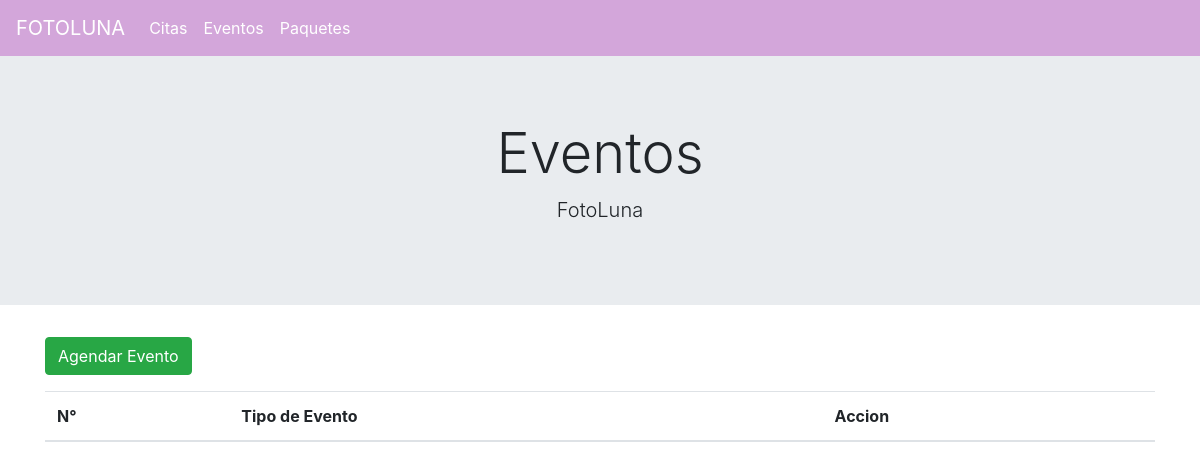
The app's page /eventos/, older data.
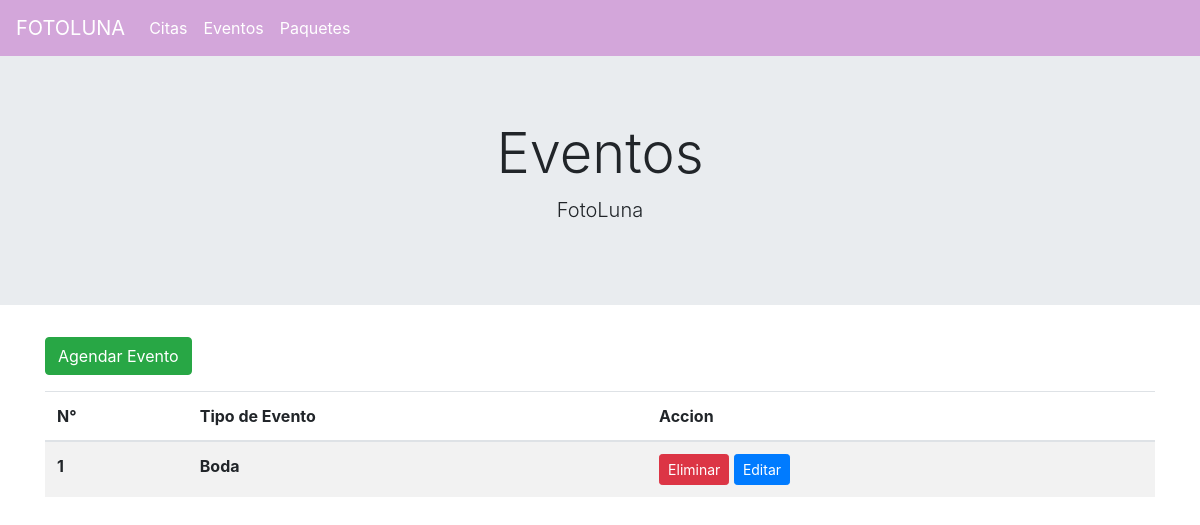
The same page, newer data.
### eventos/models.py (models this page shows, shortened)
class Evento(models.Model):
    tipoEvento = models.CharField(max_length=50)

### eventos/views.py (the view)
# urls.py: path("", views.homeEvent, name="eventos"),
def homeEvent(request):
    tipoEvento = Evento.objects.all()
    context = {'tipoEvento': tipoEvento}
    return render(request, 'eventos/homeEvent.html', context)

### eventos/templates/eventos/homeEvent.html
{% extends "eventos/layout.html" %}
{% block content %}
<div class="container">
    <a class="btn btn-success mb-3" href="{% url 'agregarEvent' %}">Agendar Evento</a>
    <table class="table table-striped">
        <thead>
            <tr>
                <th scope="col">N°</th>
                <th scope="col">Tipo de Evento</th>
                <th scope="col">Accion</th>
            </tr>
        </thead>
        <tbody>
            {% for evento in tipoEvento %}
            <tr>
                <th scope="row"> {{evento.id}} </th>
                <th scope="row"> {{evento.tipoEvento}} </th>
                <td>
                    <a class="btn btn-danger btn-sm" href="{% url 'eliminarEvent' evento.id %}">Eliminar </a>
                    <a class="btn btn-primary btn-sm" href="{% url 'editarEvent' evento.id %}">Editar </a>
                </td>
            </tr>
            {% endfor %}
        </tbody>
    </table>
</div>
{% endblock %}

Row changes from the older to the newer data that the page shows:
added Evento: id "1", tipoEvento "Boda"
